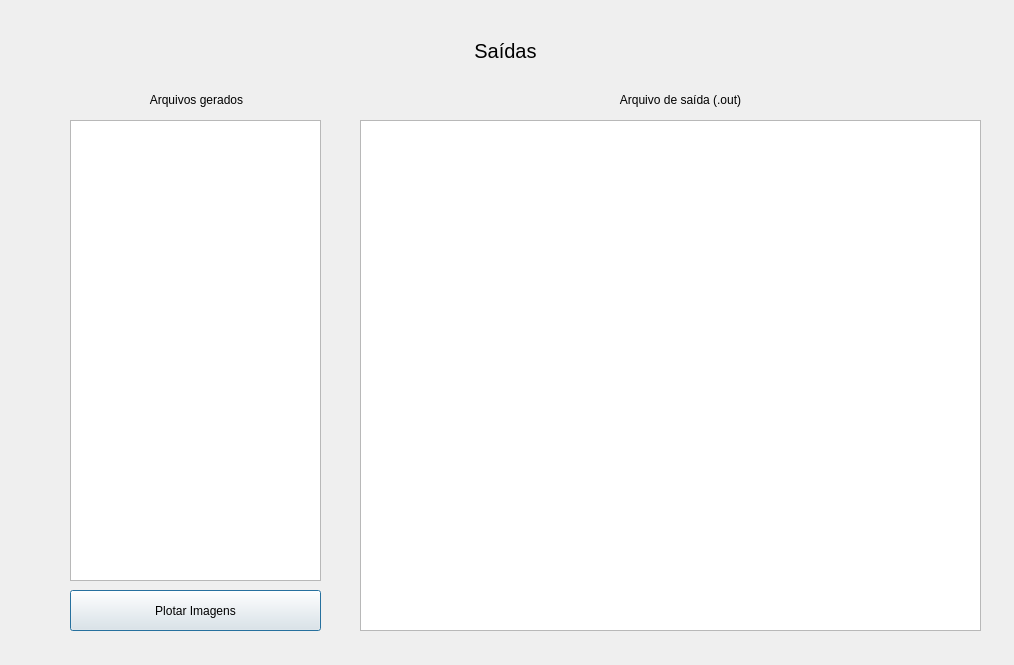
<?xml version="1.0" encoding="UTF-8"?>
<ui version="4.0">
 <class>Saida</class>
 <widget class="QDialog" name="Saida">
  <property name="geometry">
   <rect>
    <x>0</x>
    <y>0</y>
    <width>1014</width>
    <height>665</height>
   </rect>
  </property>
  <property name="windowTitle">
   <string>Dialog</string>
  </property>
  <widget class="QLabel" name="label">
   <property name="geometry">
    <rect>
     <x>350</x>
     <y>30</y>
     <width>311</width>
     <height>41</height>
    </rect>
   </property>
   <property name="font">
    <font>
     <pointsize>15</pointsize>
    </font>
   </property>
   <property name="text">
    <string>Saídas</string>
   </property>
   <property name="alignment">
    <set>Qt::AlignCenter</set>
   </property>
  </widget>
  <widget class="QPushButton" name="btn_plotar_imagem_saida">
   <property name="geometry">
    <rect>
     <x>70</x>
     <y>590</y>
     <width>251</width>
     <height>41</height>
    </rect>
   </property>
   <property name="text">
    <string>Plotar Imagens</string>
   </property>
  </widget>
  <widget class="QLabel" name="label_7">
   <property name="geometry">
    <rect>
     <x>76</x>
     <y>90</y>
     <width>241</width>
     <height>20</height>
    </rect>
   </property>
   <property name="text">
    <string>Arquivos gerados</string>
   </property>
   <property name="alignment">
    <set>Qt::AlignCenter</set>
   </property>
  </widget>
  <widget class="QListWidget" name="listWidget_arquivo_saida_lista">
   <property name="geometry">
    <rect>
     <x>70</x>
     <y>120</y>
     <width>251</width>
     <height>461</height>
    </rect>
   </property>
  </widget>
  <widget class="QLabel" name="label_8">
   <property name="geometry">
    <rect>
     <x>560</x>
     <y>90</y>
     <width>241</width>
     <height>20</height>
    </rect>
   </property>
   <property name="text">
    <string>Arquivo de saída (.out)</string>
   </property>
   <property name="alignment">
    <set>Qt::AlignCenter</set>
   </property>
  </widget>
  <widget class="QPlainTextEdit" name="plainTextEdit_arquivo_saida">
   <property name="geometry">
    <rect>
     <x>360</x>
     <y>120</y>
     <width>621</width>
     <height>511</height>
    </rect>
   </property>
  </widget>
 </widget>
 <resources/>
 <connections/>
</ui>
